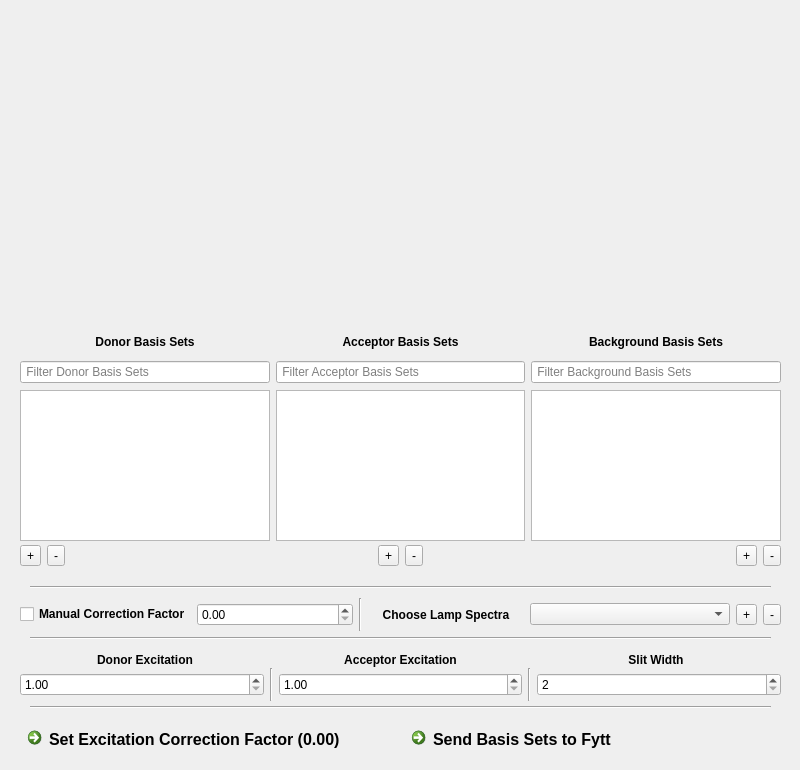
<?xml version="1.0" encoding="UTF-8"?>
<ui version="4.0">
 <class>BasisGui</class>
 <widget class="QWidget" name="BasisGui">
  <property name="geometry">
   <rect>
    <x>0</x>
    <y>0</y>
    <width>800</width>
    <height>770</height>
   </rect>
  </property>
  <property name="minimumSize">
   <size>
    <width>800</width>
    <height>770</height>
   </size>
  </property>
  <property name="maximumSize">
   <size>
    <width>800</width>
    <height>770</height>
   </size>
  </property>
  <property name="mouseTracking">
   <bool>false</bool>
  </property>
  <property name="windowTitle">
   <string>Form</string>
  </property>
  <widget class="QWidget" name="layoutWidget">
   <property name="geometry">
    <rect>
     <x>20</x>
     <y>330</y>
     <width>761</width>
     <height>23</height>
    </rect>
   </property>
   <layout class="QHBoxLayout" name="namesLayout">
    <item>
     <widget class="QLabel" name="donor_lbl">
      <property name="font">
       <font>
        <weight>75</weight>
        <bold>true</bold>
       </font>
      </property>
      <property name="inputMethodHints">
       <set>Qt::ImhNone</set>
      </property>
      <property name="text">
       <string>Donor Basis Sets</string>
      </property>
      <property name="alignment">
       <set>Qt::AlignCenter</set>
      </property>
     </widget>
    </item>
    <item>
     <widget class="QLabel" name="acceptor_lbl">
      <property name="font">
       <font>
        <weight>75</weight>
        <bold>true</bold>
       </font>
      </property>
      <property name="inputMethodHints">
       <set>Qt::ImhNone</set>
      </property>
      <property name="text">
       <string>Acceptor Basis Sets</string>
      </property>
      <property name="alignment">
       <set>Qt::AlignCenter</set>
      </property>
     </widget>
    </item>
    <item>
     <widget class="QLabel" name="background_lbl">
      <property name="font">
       <font>
        <weight>75</weight>
        <bold>true</bold>
       </font>
      </property>
      <property name="inputMethodHints">
       <set>Qt::ImhNone</set>
      </property>
      <property name="text">
       <string>Background Basis Sets</string>
      </property>
      <property name="alignment">
       <set>Qt::AlignCenter</set>
      </property>
     </widget>
    </item>
   </layout>
  </widget>
  <widget class="QWidget" name="horizontalLayoutWidget">
   <property name="geometry">
    <rect>
     <x>30</x>
     <y>629</y>
     <width>741</width>
     <height>20</height>
    </rect>
   </property>
   <layout class="QHBoxLayout" name="horizontalLayout_1">
    <item>
     <widget class="Line" name="line">
      <property name="orientation">
       <enum>Qt::Horizontal</enum>
      </property>
     </widget>
    </item>
   </layout>
  </widget>
  <widget class="QWidget" name="horizontalLayoutWidget_2">
   <property name="geometry">
    <rect>
     <x>30</x>
     <y>700</y>
     <width>741</width>
     <height>16</height>
    </rect>
   </property>
   <layout class="QHBoxLayout" name="horizontalLayout_2">
    <item>
     <widget class="Line" name="line_2">
      <property name="orientation">
       <enum>Qt::Horizontal</enum>
      </property>
     </widget>
    </item>
   </layout>
  </widget>
  <widget class="QWidget" name="layoutWidget">
   <property name="geometry">
    <rect>
     <x>20</x>
     <y>668</y>
     <width>761</width>
     <height>33</height>
    </rect>
   </property>
   <layout class="QHBoxLayout" name="wavelengthLayout">
    <item>
     <widget class="QDoubleSpinBox" name="donorExcitation_spin">
      <property name="toolTip">
       <string>Excitation wavelength for donor emission</string>
      </property>
      <property name="minimum">
       <double>1.000000000000000</double>
      </property>
      <property name="maximum">
       <double>1400.000000000000000</double>
      </property>
     </widget>
    </item>
    <item>
     <widget class="Line" name="line_3">
      <property name="orientation">
       <enum>Qt::Vertical</enum>
      </property>
     </widget>
    </item>
    <item>
     <widget class="QDoubleSpinBox" name="acceptorExcitation_spin">
      <property name="toolTip">
       <string>Excitation wavelength for collecting only the acceptor spectra</string>
      </property>
      <property name="minimum">
       <double>1.000000000000000</double>
      </property>
      <property name="maximum">
       <double>1400.000000000000000</double>
      </property>
     </widget>
    </item>
    <item>
     <widget class="Line" name="line_4">
      <property name="orientation">
       <enum>Qt::Vertical</enum>
      </property>
     </widget>
    </item>
    <item>
     <widget class="QSpinBox" name="spinBox">
      <property name="toolTip">
       <string>Slit Width for the measurement</string>
      </property>
      <property name="minimum">
       <number>2</number>
      </property>
      <property name="maximum">
       <number>10</number>
      </property>
     </widget>
    </item>
   </layout>
  </widget>
  <widget class="QWidget" name="layoutWidget">
   <property name="geometry">
    <rect>
     <x>20</x>
     <y>390</y>
     <width>761</width>
     <height>151</height>
    </rect>
   </property>
   <layout class="QHBoxLayout" name="tablesLayout">
    <item>
     <widget class="QTableView" name="donor_list">
      <property name="cursor" stdset="0">
       <cursorShape>ArrowCursor</cursorShape>
      </property>
      <property name="mouseTracking">
       <bool>true</bool>
      </property>
      <property name="focusPolicy">
       <enum>Qt::NoFocus</enum>
      </property>
      <property name="toolTip">
       <string extracomment="List of Donor datasets">List of Donor basis sets. Select a donor to load the corresponding basis set for fitting</string>
      </property>
     </widget>
    </item>
    <item>
     <widget class="QTableView" name="acceptor_list">
      <property name="toolTip">
       <string>List of acceptor basis sets. Select an acceptor to load the corresponding basis set for fitting</string>
      </property>
     </widget>
    </item>
    <item>
     <widget class="QTableView" name="background_list">
      <property name="toolTip">
       <string>List of background basis sets. Select a background to load the corresponding basis set for fitting</string>
      </property>
     </widget>
    </item>
   </layout>
  </widget>
  <widget class="QWidget" name="layoutWidget">
   <property name="geometry">
    <rect>
     <x>20</x>
     <y>648</y>
     <width>761</width>
     <height>23</height>
    </rect>
   </property>
   <layout class="QHBoxLayout" name="wavelengthLabelLayout">
    <item>
     <widget class="QLabel" name="donorEx_lbl">
      <property name="font">
       <font>
        <weight>75</weight>
        <bold>true</bold>
       </font>
      </property>
      <property name="inputMethodHints">
       <set>Qt::ImhNone</set>
      </property>
      <property name="text">
       <string>Donor Excitation</string>
      </property>
      <property name="alignment">
       <set>Qt::AlignCenter</set>
      </property>
     </widget>
    </item>
    <item>
     <widget class="QLabel" name="acceptorEx_lbl">
      <property name="font">
       <font>
        <weight>75</weight>
        <bold>true</bold>
       </font>
      </property>
      <property name="inputMethodHints">
       <set>Qt::ImhNone</set>
      </property>
      <property name="text">
       <string>Acceptor Excitation</string>
      </property>
      <property name="alignment">
       <set>Qt::AlignCenter</set>
      </property>
     </widget>
    </item>
    <item>
     <widget class="QLabel" name="slitWidth_lbl">
      <property name="font">
       <font>
        <weight>75</weight>
        <bold>true</bold>
       </font>
      </property>
      <property name="inputMethodHints">
       <set>Qt::ImhNone</set>
      </property>
      <property name="text">
       <string>Slit Width</string>
      </property>
      <property name="alignment">
       <set>Qt::AlignCenter</set>
      </property>
     </widget>
    </item>
   </layout>
  </widget>
  <widget class="QWidget" name="layoutWidget">
   <property name="geometry">
    <rect>
     <x>20</x>
     <y>598</y>
     <width>761</width>
     <height>33</height>
    </rect>
   </property>
   <layout class="QHBoxLayout" name="loadLayout">
    <item>
     <widget class="QCheckBox" name="correctionFactor_cbx">
      <property name="font">
       <font>
        <weight>75</weight>
        <bold>true</bold>
       </font>
      </property>
      <property name="text">
       <string>Manual Correction Factor</string>
      </property>
     </widget>
    </item>
    <item>
     <widget class="QDoubleSpinBox" name="correctionFactor_spin"/>
    </item>
    <item>
     <widget class="Line" name="line_5">
      <property name="orientation">
       <enum>Qt::Vertical</enum>
      </property>
     </widget>
    </item>
    <item>
     <widget class="QLabel" name="lamp_lbl">
      <property name="font">
       <font>
        <weight>75</weight>
        <bold>true</bold>
       </font>
      </property>
      <property name="inputMethodHints">
       <set>Qt::ImhNone</set>
      </property>
      <property name="text">
       <string>Choose Lamp Spectra</string>
      </property>
      <property name="alignment">
       <set>Qt::AlignCenter</set>
      </property>
     </widget>
    </item>
    <item>
     <widget class="QComboBox" name="lamp_box">
      <property name="sizePolicy">
       <sizepolicy hsizetype="Fixed" vsizetype="Fixed">
        <horstretch>0</horstretch>
        <verstretch>0</verstretch>
       </sizepolicy>
      </property>
      <property name="minimumSize">
       <size>
        <width>200</width>
        <height>0</height>
       </size>
      </property>
      <property name="toolTip">
       <string>Select the lamp used for collecting fluorescence spectra</string>
      </property>
     </widget>
    </item>
    <item>
     <widget class="QToolButton" name="addLamp">
      <property name="text">
       <string>+</string>
      </property>
     </widget>
    </item>
    <item>
     <widget class="QToolButton" name="deleteLamp">
      <property name="text">
       <string>-</string>
      </property>
     </widget>
    </item>
   </layout>
  </widget>
  <widget class="QWidget" name="horizontalLayoutWidget_3">
   <property name="geometry">
    <rect>
     <x>30</x>
     <y>578</y>
     <width>741</width>
     <height>20</height>
    </rect>
   </property>
   <layout class="QHBoxLayout" name="horizontalLayout_3">
    <item>
     <widget class="Line" name="line_7">
      <property name="orientation">
       <enum>Qt::Horizontal</enum>
      </property>
     </widget>
    </item>
   </layout>
  </widget>
  <widget class="QWidget" name="layoutWidget">
   <property name="geometry">
    <rect>
     <x>20</x>
     <y>356</y>
     <width>761</width>
     <height>33</height>
    </rect>
   </property>
   <layout class="QHBoxLayout" name="filterLayout">
    <item>
     <widget class="QLineEdit" name="donor_filter">
      <property name="minimumSize">
       <size>
        <width>226</width>
        <height>0</height>
       </size>
      </property>
      <property name="toolTip">
       <string/>
      </property>
      <property name="text">
       <string/>
      </property>
      <property name="placeholderText">
       <string> Filter Donor Basis Sets</string>
      </property>
     </widget>
    </item>
    <item>
     <widget class="QLineEdit" name="acceptor_filter">
      <property name="minimumSize">
       <size>
        <width>226</width>
        <height>0</height>
       </size>
      </property>
      <property name="placeholderText">
       <string> Filter Acceptor Basis Sets</string>
      </property>
     </widget>
    </item>
    <item>
     <widget class="QLineEdit" name="background_filter">
      <property name="minimumSize">
       <size>
        <width>226</width>
        <height>0</height>
       </size>
      </property>
      <property name="placeholderText">
       <string> Filter Background Basis Sets</string>
      </property>
     </widget>
    </item>
   </layout>
  </widget>
  <widget class="QWidget" name="horizontalLayoutWidget_4">
   <property name="geometry">
    <rect>
     <x>19</x>
     <y>19</y>
     <width>761</width>
     <height>301</height>
    </rect>
   </property>
   <layout class="QHBoxLayout" name="previewLayout"/>
  </widget>
  <widget class="QWidget" name="gridLayoutWidget">
   <property name="geometry">
    <rect>
     <x>20</x>
     <y>540</y>
     <width>761</width>
     <height>31</height>
    </rect>
   </property>
   <layout class="QGridLayout" name="gridLayout">
    <item row="0" column="4">
     <widget class="QToolButton" name="deleteAcceptor">
      <property name="text">
       <string>-</string>
      </property>
     </widget>
    </item>
    <item row="0" column="7">
     <widget class="QToolButton" name="deleteBackground">
      <property name="text">
       <string>-</string>
      </property>
     </widget>
    </item>
    <item row="0" column="3">
     <widget class="QToolButton" name="addAcceptor">
      <property name="text">
       <string>+</string>
      </property>
     </widget>
    </item>
    <item row="0" column="1">
     <widget class="QToolButton" name="deleteDonor">
      <property name="text">
       <string>-</string>
      </property>
     </widget>
    </item>
    <item row="0" column="0">
     <widget class="QToolButton" name="addDonor">
      <property name="text">
       <string>+</string>
      </property>
     </widget>
    </item>
    <item row="0" column="5">
     <spacer name="horizontalSpacer">
      <property name="orientation">
       <enum>Qt::Horizontal</enum>
      </property>
      <property name="sizeHint" stdset="0">
       <size>
        <width>40</width>
        <height>20</height>
       </size>
      </property>
     </spacer>
    </item>
    <item row="0" column="6">
     <widget class="QToolButton" name="addBackground">
      <property name="text">
       <string>+</string>
      </property>
     </widget>
    </item>
    <item row="0" column="2">
     <spacer name="horizontalSpacer_2">
      <property name="orientation">
       <enum>Qt::Horizontal</enum>
      </property>
      <property name="sizeHint" stdset="0">
       <size>
        <width>40</width>
        <height>20</height>
       </size>
      </property>
     </spacer>
    </item>
   </layout>
  </widget>
  <widget class="QWidget" name="horizontalLayoutWidget_5">
   <property name="geometry">
    <rect>
     <x>20</x>
     <y>720</y>
     <width>761</width>
     <height>44</height>
    </rect>
   </property>
   <layout class="QHBoxLayout" name="horizontalLayout">
    <item>
     <widget class="QCommandLinkButton" name="setDirectExcitation_btn">
      <property name="font">
       <font>
        <pointsize>12</pointsize>
       </font>
      </property>
      <property name="toolTip">
       <string>Set the calculated direct excitation correction factor into the fitting window</string>
      </property>
      <property name="text">
       <string>Set Excitation Correction Factor (0.00)</string>
      </property>
     </widget>
    </item>
    <item>
     <widget class="QCommandLinkButton" name="sendBasisSetsToMain_btn">
      <property name="font">
       <font>
        <pointsize>12</pointsize>
       </font>
      </property>
      <property name="text">
       <string>Send Basis Sets to Fytt</string>
      </property>
     </widget>
    </item>
   </layout>
  </widget>
 </widget>
 <resources/>
 <connections/>
</ui>
